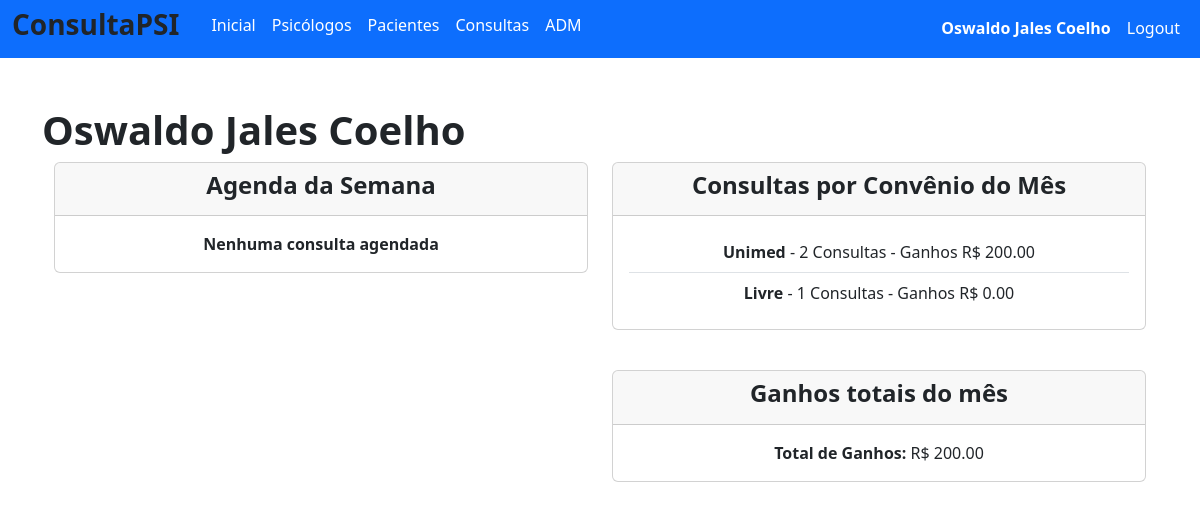
Screenshot of / (signed in) with the database file from the repository.
### database/models/user_model.py (models this page shows, shortened)
class User(db.Model, UserMixin):
    __tablename__ = "user"
    id = db.Column('id', db.Integer, primary_key=True)
    nome = db.Column('nome', db.String(150))
    sobrenome = db.Column('sobrenome', db.String(150))
    crp = db.Column('crp', db.String(20))
    abordagem = db.Column('abordagem', db.String(50))
    email = db.Column('email', db.String(50), unique=True)
    telefone = db.Column('telefone', db.String(15), unique=True, nullable=False)
    login = db.Column('login', db.String(50), unique=True, nullable=False)
    senha = db.Column('senha', db.String(550), nullable=False)
    tipo = db.Column('tipo', db.String(25), nullable=False, default="none")

### database/models/convenio_model.py (models this page shows, shortened)
class Convenio(db.Model):
    __tablename__ = "convenio"
    id = db.Column(db.Integer, primary_key=True)
    convenio = db.Column('convenio', db.String(150), unique=True, nullable=False)
    valor_consulta = db.Column('valor_consulta', db.Float, nullable=False)
    user_id = db.Column(db.Integer, db.ForeignKey('user.id'))

### main.py (the view)
@app.route('/')
def index():
    if not current_user.is_authenticated:
        return redirect('/login')
    if current_user.tipo == 'não informado':
        return redirect(f'/user/finalizar/{current_user.id}')
    if current_user.tipo == 'psicólogo':
        hoje = datetime.today().date()
        semana_inicio = hoje - timedelta(days=hoje.weekday())
        semana_fim = semana_inicio + timedelta(days=6)
        consultas_semana, _ = ConsultaService.get_consultas_by_date_range(start_date=semana_inicio, end_date=semana_fim, psi_id=current_user.id)
        relatorio_convenio, ganhos = ConsultaService.get_relatorio_convenio_e_ganhos(current_user.id)
        return render_template('index.html', consultas_semana=consultas_semana, relatorio_convenio=relatorio_convenio, ganhos=ganhos)
    return render_template('index.html')

### routes/login.py (called while the page is built)
@login_manager.user_loader
def get_user(id):
    return User.query.get(id)

### service/consulta_service.py (called while the page is built)
    @staticmethod
    def get_consultas_by_date_range(start_date, end_date, psi_id=None):
        try:
            query = Consulta.query.filter(Consulta.data_consulta.between(start_date, end_date))
            if psi_id:
                query = query.filter_by(psi_id=psi_id)
            consultas = query.order_by(asc(Consulta.data_consulta)).all()
            return consultas, None
        except Exception as e:
            return None, str(e)

### templates/index.html
{% extends 'base.html' %}
{% block conteudo %}
{% if current_user.is_authenticated %}
    {% if current_user.tipo == 'não informado' %}
    <h3>Precisamos terminar seu cadastro!</h3>
    <br>
    <form method="post" action="/user/update/{{ current_user.id }}">
        <div class="mb-3">
            <label for="psi_id" class="form-label">Função:</label>
            <select class="form-select" id="psi_id" name="psi_id" aria-label="Default select example" onchange="toggleFields()">
                <option selected value=""> - </option>
                <option value="atendente">Atendente</option>
                <option value="psicólogo">Psicólogo</option>
            </select>
        </div>
        <div class="mb-3">
            <label for="crp" class="form-label">CRP:</label>
            <input class="form-control" type="text" id="crp" name="crp" disabled>
        </div>
        <div class="mb-3">
            <label for="abordagem" class="form-label">Abordagem:</label>
            <input class="form-control" type="text" id="abordagem" name="abordagem" disabled>
        </div>
        <input type="submit" class="btn btn-primary" value="Cadastrar">
        <br>
    </form>
    <script>
        function toggleFields() {
            var psiId = document.getElementById('psi_id').value;
            var crpField = document.getElementById('crp');
            var abordagemField = document.getElementById('abordagem');
            if (psiId === 'psicólogo') {
                crpField.disabled = false;
                abordagemField.disabled = false;
            } else {
                crpField.value = '';
                abordagemField.value = '';
                crpField.disabled = true;
                abordagemField.disabled = true;
            }
        }
        // Initialize the state of the fields based on the selected value on page load
        document.addEventListener('DOMContentLoaded', function() {
            toggleFields();
        });
    </script>
    {% elif current_user.tipo == 'psicólogo' %}
    <h1><strong>{{ current_user.nome }} {{ current_user.sobrenome }}</strong></h1>
    <div class="container text-center">
        <div class="row">
            <div class="col-md-6">
                <div class="card">
                    <div class="card-header">
                        <h4><strong>Agenda da Semana</strong></h4>
                    </div>
                    <div class="card-body">
                        {% if consultas_semana %}
                            <ul class="list-group list-group-flush">
                                {% for consulta in consultas_semana %}
                                    <li class="list-group-item">
                                        <p class="mb-0"> <strong>{{ consulta.data_consulta.strftime('%d/%m/%Y') }} </strong> - {{ consulta.hora_consulta }} - {{ consulta.paciente.nome }}</p>
                                    </li>
                                {% endfor %}
                            </ul>
                        {% else %}
                            <p class="card-text"><strong>Nenhuma consulta agendada</strong></p>
                        {% endif %}
                    </div>
                </div>
            </div>
            <div class="col-md-6">
                <div class="card">
                    <div class="card-header">
                        <h4><strong>Consultas por Convênio do Mês</strong></h4>
                    </div>
                    <div class="card-body">
                        {% if relatorio_convenio %}
                            <ul class="list-group list-group-flush">
                                {% for item in relatorio_convenio %}
                                    <li class="list-group-item">
                                        <p class="mb-0"><strong>{{ item.convenio }}</strong> - {{ item.quantidade }} Consultas - Ganhos R$ {{ "%.2f"|format(item.ganhos) }}</p>
                                    </li>
                                {% endfor %}
                            </ul>
                        {% else %}
                            <p class="card-text"><strong>Nenhum dado disponível</strong></p>
                        {% endif %}
                    </div>
                </div>
                <br>
                <div class="card mt-3">
                    <div class="card-header">
                        <h4><strong>Ganhos totais do mês</strong></h4>
                    </div>
                    <div class="card-body">
                        <p class="card-text"><strong>Total de Ganhos:</strong> R$ {{ "%.2f"|format(ganhos) }}</p>
                    </div>
                </div>
            </div>
        </div>
    </div>
    {% else %}
    <h3>Atendente</h3>
    {% endif %}
{% else %}
    <p>Você precisa estar autenticado para acessar esta página. <a href="/login">Faça login</a></p>
{% endif %}
{% endblock %}

### templates/base.html (shortened to what this page needs)
<!doctype html>
<html lang="pt-BR">
  <head>
    <link rel="stylesheet" href="{{ url_for('static', filename='css/bootstrap.min.css') }}">
  </head>
  <body>
    <nav class="navbar navbar-expand-lg navbar bg-primary"  data-bs-theme="dark">
        <div class="container-fluid">
            <ul class="navbar-nav">
              <li> <h3 class="fw-bold me-4">ConsultaPSI</h3>  </li>
              {% if current_user.is_authenticated %}
              <li class="nav-item"><a class="nav-link active mb-0 h1" href="/">Inicial</a> </li>
              <li class="nav-item"><a class="nav-link active mb-0 h1" href="/psi/recovery">Psicólogos</a> </li>
              <li class="nav-item"><a class="nav-link active mb-0 h1" href="/pacientes/recovery">Pacientes</a> </li>
              <li class="nav-item"><a class="nav-link active mb-0 h1" href="/consultas/recovery">Consultas</a> </li>
              <li class="nav-item"><a class="nav-link active mb-0 h1" href="/adm/recovery">ADM</a> </li>
              {% endif %}
            </ul>
              <ul class="navbar-nav ms-auto">
              {% if current_user.is_authenticated %}
                <li class="nav-item"><p class="nav-link active mb-0 h1"><b> {{current_user.nome}} {{current_user.sobrenome}}</b></p> </li>
                <li class="nav-item"><a class="nav-link active mb-0 h1" href="/logout">Logout</a> </li>
              {% else %}
                <li class="nav-item"><a class="nav-link active mb-0 h1" href="/login">Login</a> </li>
                <li class="nav-item"><a class="nav-link active mb-0 h1" href="/login/register">Register</a> </li>
              {% endif %}
              </ul>
        </div>
    </nav>
    <div class="container">
      <br>
      <br>
        {% block conteudo %}
        {% endblock %}
        <br>
        <br>
        <br>
        <br>
    </div>
  </body>

### rows the page displays
User: nome "Oswaldo", sobrenome "Jales Coelho"
Convenio: convenio "Unimed", quantidade "2", ganhos "200.00"
Convenio: convenio "Livre", quantidade "1", ganhos "0.00"

### other values shown
{{ "%.2f"|format(ganhos) }} "200.00"
